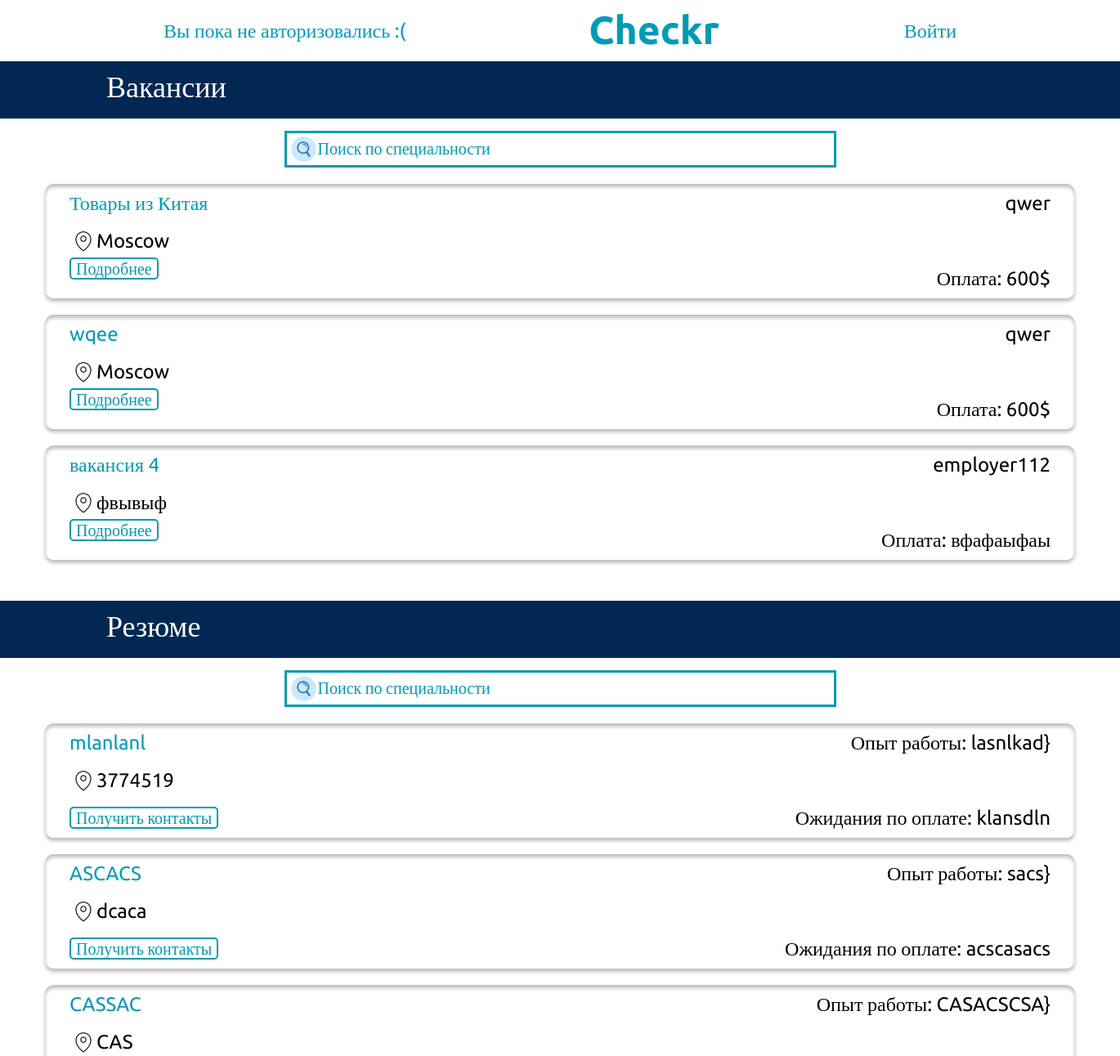
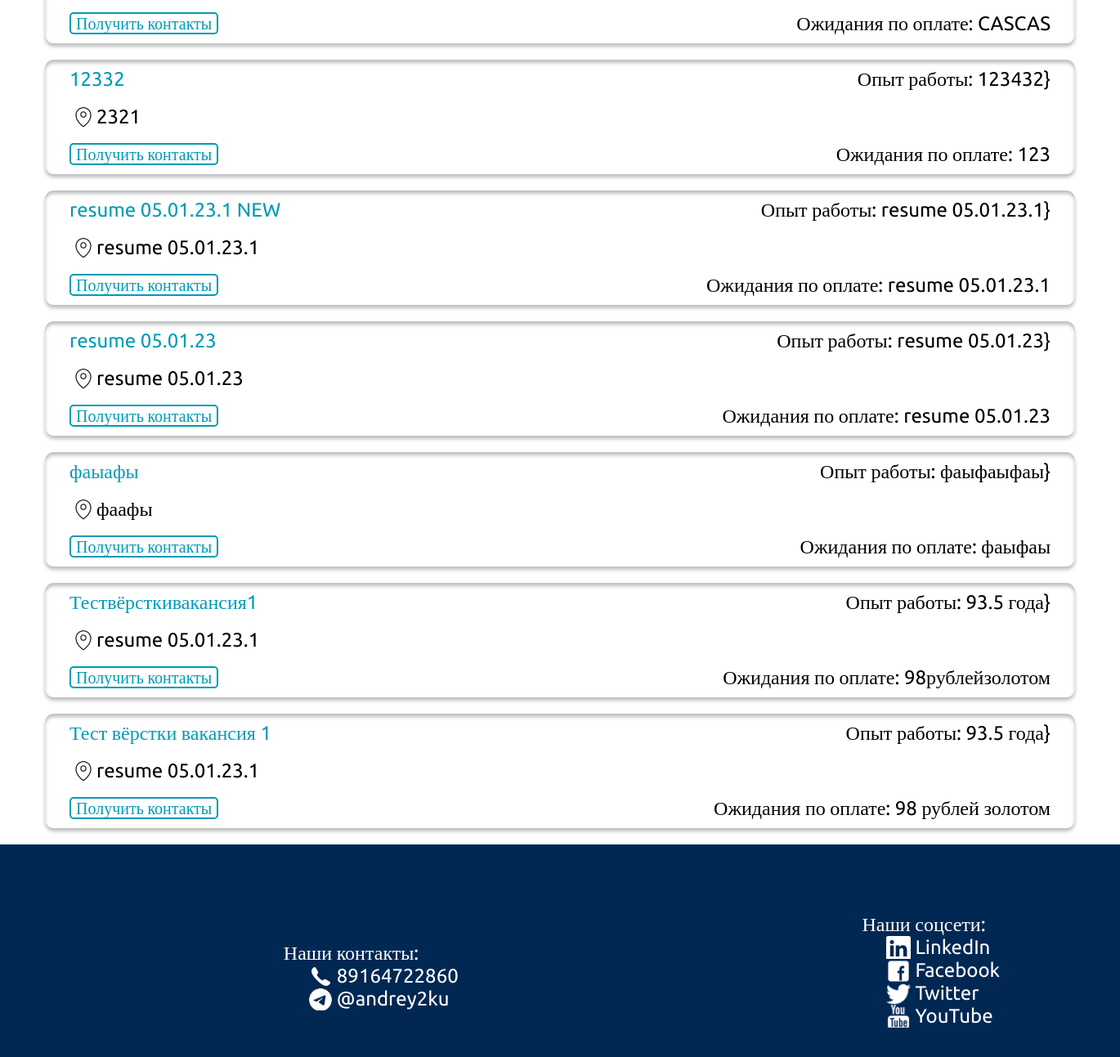
The page / on the database its author committed (2 pictures, top to bottom).
### my_hh_app/models.py (models this page shows, shortened)
class Vacancies(models.Model):
    title = models.CharField("Title", max_length=200)
    location = models.CharField("Location", max_length=200)
    salary = models.CharField("salary", max_length=200)
    skills = models.ManyToManyField(Skills)
    author = models.ForeignKey(User, on_delete=models.SET_NULL, null=True)
    company_name = models.ForeignKey(Companies, on_delete=models.SET_NULL, null=True)
    description = models.TextField("description", default="")

class Companies(models.Model):
    company_name = models.CharField("company_name", max_length=200)
    author = models.ForeignKey(User, on_delete=models.SET_NULL, default="", null=True)
    foundation_data = models.DateField("foundation_data", default=datetime.datetime.now(), null=True)
    industry = models.CharField("industry", max_length=200, default="", null=True)
    strategy_description = models.TextField("Strategy_description", default="", null=True)
    def __str__(self):
        return self.company_name

class Resume(models.Model):
    name = models.CharField("name", max_length=200)
    option = (("male", "Мужской"), ("female", "Женский"))
    gender = models.CharField("gender", max_length=200, choices=option)
    spec = models.TextField("speciality", max_length=200)
    experience = models.TextField("experience")
    option = (("full-time", "full-time"), ("part-time", "part-time"))
    type_of_employment = models.CharField("type_of_employment", max_length=200, choices=option)
    skills = models.ManyToManyField(Skills)
    age = models.CharField("age", max_length=100)
    phone = models.CharField("phone", max_length=20)
    salary = models.CharField("salary", max_length=200)
    adres = models.CharField("adres", max_length=200)
    author = models.ForeignKey(User, on_delete=models.SET_NULL, null=True)

### my_hh_app/views.py (the view)
# urls.py: path('', views.index,name='index'),
def index(request):
    resume = None
    vacancies = None
    if request.method == "POST":
        if "resumes_search" in request.POST and "vacancies_search" in request.POST:
            resume = Resume.objects.filter(spec__contains=request.POST.get("resumes_search", ""))
            vacancies = Vacancies.objects.filter(title__contains=request.POST.get("vacancies_search", ""))
        elif "vacancies_search" in request.POST:
            vacancies = Vacancies.objects.filter(title__contains=request.POST.get("vacancies_search", ""))
            resume = Resume.objects.all()
        elif "resumes_search" in request.POST:
            resume = Resume.objects.filter(spec__contains=request.POST.get("resumes_search", ""))
            vacancies = Vacancies.objects.all()
    else:
        resume = Resume.objects.all()
        vacancies = Vacancies.objects.all()
    skills = Skills.objects.all()
    context = {"resumes": resume, "vacancies": vacancies, "skills": skills, }
    return render(request, "my_hh_app/index.html", context)

### my_hh_app/templates/my_hh_app/index.html (shortened to what this page needs)
<!DOCTYPE html>
{% extends 'my_hh_app/base.html' %}
{% block content %}
  <section>
    <div class="vacancies__header">Вакансии </div>
    <div class="search__div">
      <form  class = "search__form" method="post" id="1">
      <input class="vacancies__search"  type="search" placeholder="Поиск по специальности" name="vacancies_search">
      </form>
    </div>
    {% for vacancy in vacancies %}
    <div class="vacancies__card">
      <div class="vacancies__card__div__1">
        <a class="vacancy__name" href="/vacancy_view/{{vacancy.id}}/0">{{vacancy.title}}</a>
        <a class="company__name" href="#"> {{vacancy.company_name}}</a>
      </div>
      <div class="vacancies__card__div__2">
        <span class="vacancies__city">{{vacancy.location}}</span>
      </div>
      <div class="vacancies__card__div__3">
        <a class="respond__btn" href="/vacancy_view/{{vacancy.id}}/0"> Подробнее </a>
        <span class="salary">Оплата: {{vacancy.salary}}</span>
      </div>
    </div>
    {% endfor %}
  </section>
  <section class="resumes">
    <div class="vacancies__header">Резюме </div>
    <div class="search__div">
      <form  class = "search__form" method="post" id="2">
      <input class="vacancies__search"  type="search" placeholder="Поиск по специальности" name="resumes_search">
      </form>
    </div>
    {% for resume in resumes %}
    <div class="vacancies__card">
      <div class="vacancies__card__div__1">
        <a class="vacancy__name" href="resume_view/{{resume.id}}">{{resume.spec}}</a>
        <a class="company__name" href="resume_view/{{resume.id}}"> Опыт работы: {{resume.experience}}}</a>
      </div>
      <div class="vacancies__card__div__2">
        <span class="vacancies__city">{{resume.adres}}</span>
      </div>
      <div class="vacancies__card__div__3">
        <a href="resume_view/{{resume.id}}" class="contact__button" type="submit">
          <div class="respond__btn">Получить контакты</div>
        </a>
        <span class="salary">Ожидания по оплате: {{resume.salary}}</span>
      </div>
    </div>
    {% endfor %}
  </section>
</body>
</html>
{% endblock %}

### my_hh_app/static/my_hh_app/css/style.css (style rules this page uses)
input { width: 100%; height: 70px; outline: 0; outline-offset: 0px; border: none; padding-left:50px; display: block; }
input::placeholder { color: #009BB5; font-family: 'Ubuntu'; font-style: normal; font-weight: 300; font-size: 20px; line-height: 28px; }
.vacancies__header { max-height: 65px; min-height: 60px; max-width: 1500px; width: 100%; background-color: #002853; font-weight: 400; font-size: 36px; color: #fff; padding-left: 130px; padding-top: 10px; margin: 0 auto; }
.vacancies__search { width: calc(100%); height: 100%; border: 3px solid #009BB5; position: absolute; outline: 0; outline-offset: 0px; background: url("../images/magnifier_icon-icons.svg") no-repeat 5px; padding-left:38px; }
.search__div { width: 675px; height: 45px; margin: 15px auto; position: relative; display: flex; }
.vacancies__card { padding-left: 30px; margin: 20px auto; width: 1230px; height: 140px; box-shadow: 0px 4px 4px rgba(0, 0, 0, 0.25), inset 0px 4px 4px rgba(0, 0, 0, 0.25); border-radius: 11px; }
.vacancies__card__div__1 { position: relative; width: 100%; height: 33%; }
.vacancy__name { font-family: 'Ubuntu'; font-style: normal; font-weight: 400; font-size: 24px; position: absolute; display: flex; top: 10px; left:0px; color: #009BB5; text-decoration: none; }
.company__name { font-family: 'Ubuntu'; font-style: normal; font-weight: 400; font-size: 24px; position: absolute; display: flex; top: 10px; right:30px; text-decoration: none; color: #000000; }
.vacancies__card__div__2 { position: relative; width: 100%; height: 33%; }
.vacancies__city { position: absolute; top: 10px; left:0; font-family: 'Ubuntu'; font-style: normal; font-weight: 400; font-size: 24px; line-height: 28px; color: #000; background: url("../images/location.svg") no-repeat 1px; padding-left:33px; }
.vacancies__card__div__3 { position: relative; width: 100%; height: 33%; }
.respond__btn { padding-left: 6px; padding-right: 6px; font-family: 'Ubuntu'; font-style: normal; font-weight: 400; font-size: 20px; line-height: 23px; background: #fff; color: #009BB5; border: 2px solid; border-radius: 5px; border-color: #009BB5; text-decoration: none; }
.salary { font-family: 'Ubuntu'; font-style: normal; font-weight: 400; font-size: 24px; position: absolute; display: flex; top: 10px; right:30px; text-decoration: none; color: #000000; }
.contact__button { top: 10px; position: absolute; left: 0; padding: 0; text-decoration: none; }
.resumes { padding-top: 30px; }

### rows shown on the page
Vacancies: title "Товары из Китая", company_name "qwer", location "Moscow", salary "600$"
Vacancies: title "wqee", company_name "qwer", location "Moscow", salary "600$"
Vacancies: title "вакансия 4", company_name "employer112", location "фвывыф", salary "вфафаыфаы"
Resume: spec "mlanlanl", experience "lasnlkad", adres "3774519", salary "klansdln"
Resume: spec "ASCACS", experience "sacs", adres "dcaca", salary "acscasacs"
Resume: spec "CASSAC", experience "CASACSCSA", adres "CAS", salary "CASCAS"
Resume: spec "12332", experience "123432", adres "2321", salary "123"
Resume: spec "resume 05.01.23.1 NEW", experience "resume 05.01.23.1", adres "resume 05.01.23.1", salary "resume 05.01.23.1"
Resume: spec "resume 05.01.23", experience "resume 05.01.23", adres "resume 05.01.23", salary "resume 05.01.23"
Resume: spec "фаыафы", experience "фаыфаыфаы", adres "фаафы", salary "фаыфаы"
Resume: spec "Тествёрсткивакансия1", experience "93.5 года", adres "resume 05.01.23.1", salary "98рублейзолотом"
Resume: spec "Тест вёрстки вакансия 1", experience "93.5 года", adres "resume 05.01.23.1", salary "98 рублей золотом"
